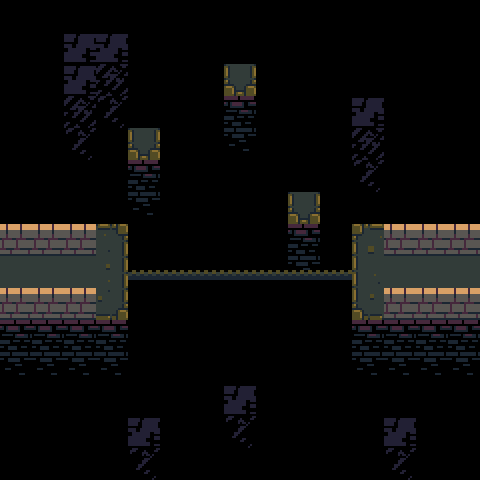

Rendered tile map (Tiled .tmx) drawn with the repository's tilesets; below, a short description and the full map source, tile grids included:
An orthogonal 15x15 tile map with 32x32 px tiles, 4 tile layers (death, ground, walls, guff), 2 tilesets and 5 objects (2x connection, 2x platform, enemy).

<map version="1.0" tiledversion="1.1.5" orientation="orthogonal" renderorder="right-down" width="15" height="15" tilewidth="32" tileheight="32" infinite="0" nextobjectid="60">
 <properties>
  <property name="isWind" value="true" />
 </properties>
 <tileset firstgid="1" source="brown.tsx" />
 <tileset firstgid="101" source="tower-tileset.tsx" />
 <layer name="death" width="15" height="15">
  <data encoding="csv">
0,0,0,0,0,0,0,0,0,0,0,0,0,0,0,
0,0,0,0,0,0,0,0,0,0,0,0,0,0,0,
0,0,0,0,0,0,0,0,0,0,0,0,0,0,0,
0,0,0,0,0,0,0,79,0,0,0,0,0,0,0,
0,0,0,0,0,0,0,89,0,0,0,0,0,0,0,
0,0,0,0,79,0,0,0,0,0,0,0,0,0,0,
4,4,4,4,89,4,4,4,4,4,4,4,4,4,4,
0,0,0,0,4,4,4,4,4,79,4,0,0,0,0,
0,0,0,0,4,4,4,4,4,89,4,0,0,0,0,
0,0,0,0,4,4,4,4,4,4,4,0,0,0,0,
79,79,79,79,4,0,0,0,0,0,4,79,79,79,79,
89,89,89,89,0,0,0,0,0,0,0,89,89,89,89,
0,0,0,0,0,0,0,0,0,0,0,0,0,0,0,
0,0,0,0,0,0,0,0,0,0,0,0,0,0,0,
0,0,0,0,0,0,0,0,0,0,0,0,0,0,0
</data>
 </layer>
 <layer name="ground" width="15" height="15">
  <data encoding="csv">
0,0,0,0,0,0,0,0,0,0,0,0,0,0,0,
0,0,0,0,0,0,0,0,0,0,0,0,0,0,0,
0,0,0,0,0,0,0,58,0,0,0,0,0,0,0,
0,0,0,0,0,0,0,0,0,0,0,0,0,0,0,
0,0,0,0,58,0,0,0,0,0,0,0,0,0,0,
0,0,0,0,0,0,0,0,0,0,0,0,0,0,0,
0,0,0,0,0,0,0,0,0,58,0,0,0,0,0,
0,0,0,46,0,0,0,0,0,0,0,44,0,0,0,
0,2,2,56,0,0,0,0,0,0,0,54,2,2,0,
0,0,0,66,0,0,0,0,0,0,0,64,0,0,0,
0,0,0,0,0,0,0,0,0,0,0,0,0,0,0,
0,0,0,0,0,0,0,0,0,0,0,0,0,0,0,
0,0,0,0,0,0,0,0,0,0,0,0,0,0,0,
0,0,0,0,0,0,0,0,0,0,0,0,0,0,0,
0,0,0,0,0,0,0,0,0,0,0,0,0,0,0
</data>
 </layer>
 <layer name="walls" width="15" height="15">
  <data encoding="csv">
0,0,0,0,0,0,0,0,0,0,0,0,0,0,0,
0,0,0,0,0,0,0,0,0,0,0,0,0,0,0,
0,0,0,0,0,0,0,0,0,0,0,0,0,0,0,
0,0,0,0,0,0,0,0,0,0,0,0,0,0,0,
0,0,0,0,0,0,0,0,0,0,0,0,0,0,0,
0,0,0,0,0,0,0,0,0,0,0,0,0,0,0,
0,0,0,0,0,0,0,0,0,0,0,0,0,0,0,
12,12,12,0,0,0,0,0,0,0,0,0,12,12,12,
2,0,0,0,0,0,0,0,0,0,0,0,0,0,2,
12,12,12,0,0,0,0,0,0,0,0,0,12,12,12,
0,0,0,0,0,0,0,0,0,0,0,0,0,0,0,
0,0,0,0,0,0,0,0,0,0,0,0,0,0,0,
0,0,0,0,0,0,0,0,0,0,0,0,0,0,0,
0,0,0,0,0,0,0,0,0,0,0,0,0,0,0,
0,0,0,0,0,0,0,0,0,0,0,0,0,0,0
</data>
 </layer>
 <objectgroup name="objects">
  <object id="9" name="87" type="connection" x="32" y="256" width="32" height="32">
   <properties>
    <property name="dir" value="right" />
    <property name="to" value="86" />
   </properties>
  </object>
  <object id="10" name="88" type="connection" x="416" y="256" width="32" height="32">
   <properties>
    <property name="dir" value="left" />
    <property name="to" value="89" />
   </properties>
  </object>
  <object id="52" type="enemy" x="224" y="64" width="32" height="32">
   <properties>
    <property name="dir" value="down" />
   </properties>
  </object>
  <object id="58" type="platform" x="288" y="256" width="32" height="32">
   <properties>
    <property name="isActive" value="true" />
    <property name="movex" value="-5" />
    <property name="switch" value="a" />
   </properties>
  </object>
  <object id="59" type="platform" x="320" y="256" width="32" height="32">
   <properties>
    <property name="isActive" value="true" />
    <property name="movex" value="-5" />
    <property name="switch" value="a" />
   </properties>
  </object>
 </objectgroup>
 <layer name="guff" width="15" height="15">
  <data encoding="csv">
0,0,0,0,0,0,0,0,0,0,0,0,0,0,0,
0,0,191,191,0,0,0,0,0,0,0,0,0,0,0,
0,0,191,192,0,0,0,0,0,0,0,0,0,0,0,
0,0,192,193,0,0,0,0,0,0,0,191,0,0,0,
0,0,193,0,0,0,0,0,0,0,0,192,0,0,0,
0,0,0,0,0,0,0,0,0,0,0,193,0,0,0,
0,0,0,0,0,0,0,0,0,0,0,0,0,0,0,
0,0,0,0,0,0,0,0,0,0,0,0,0,0,0,
0,0,0,0,170,170,170,170,170,170,170,0,0,0,0,
0,0,0,0,0,0,0,0,0,0,0,0,0,0,0,
0,0,0,0,0,0,0,0,0,0,0,0,0,0,0,
0,0,0,0,0,0,0,0,0,0,0,0,0,0,0,
0,0,0,0,0,0,0,191,0,0,0,0,0,0,0,
0,0,0,0,191,0,0,193,0,0,0,0,191,0,0,
0,0,0,0,193,0,0,0,0,0,0,0,193,0,0
</data>
 </layer>
</map>
